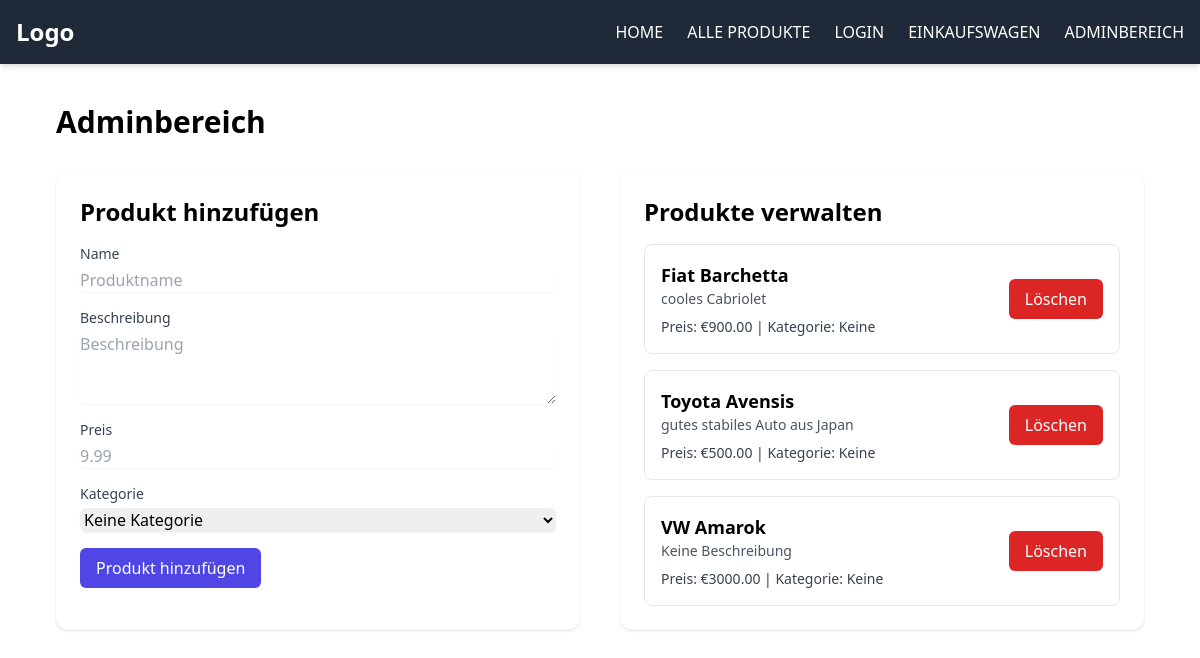
The page /admin on the database its author committed.
### tables this page shows
CREATE TABLE products (
            id INTEGER PRIMARY KEY AUTOINCREMENT,
            name TEXT NOT NULL,
            description TEXT,
            price REAL NOT NULL,
            category_id INTEGER,
            FOREIGN KEY (category_id) REFERENCES categories (id));

### controller/views.py (the view, shortened to what this page needs)
@views.route('/admin', methods=['GET', 'POST'])
def admin():
    db = DatabaseManager(DB_NAME)
    try:
        products = db.get_all_products()
        categories = db.get_all_categories()
    finally:
        db.close()
    return render_template('admin.html', products=products, categories=categories)

### model/database.py (called while the page is built)
    def close(self):
        self.conn.close()
        self.conn = None

    def get_all_products(self):
        cursor = self.conn.cursor()
        cursor.execute("SELECT * FROM products")
        rows = cursor.fetchall()
        return [Product(row['id'], row['name'], row['description'],
                        row['price'], row['category_id']) for row in rows]

    def get_all_categories(self):
        cursor = self.conn.cursor()
        cursor.execute("SELECT * FROM categories")
        rows = cursor.fetchall()
        return [Category(row['id'], row['name'], row['description']) for row in rows]

### templates/admin.html (shortened to what this page needs)
{% extends 'base.html' %} {% block title %}Adminbereich{% endblock %} {% block
content %}
<div class="max-w-6xl mx-auto py-10 px-4 sm:px-6 lg:px-8">
  <h1 class="text-3xl font-bold mb-8">Adminbereich</h1>
  <div class="grid gap-10 lg:grid-cols-2">
    <section class="bg-white rounded-xl shadow p-6">
      <h2 class="text-2xl font-semibold mb-4">Produkt hinzufügen</h2>
      <form method="post" class="space-y-4">
        <div>
          <label class="block text-sm font-medium text-gray-700">Name</label>
          <input
            type="text"
            name="name"
            class="mt-1 block w-full rounded-md border-gray-300 shadow-sm focus:border-indigo-500 focus:ring-indigo-500"
            placeholder="Produktname"
            required
          />
        </div>
        <div>
          <label class="block text-sm font-medium text-gray-700"
            >Beschreibung</label
          >
          <textarea
            name="description"
            rows="3"
            class="mt-1 block w-full rounded-md border-gray-300 shadow-sm focus:border-indigo-500 focus:ring-indigo-500"
            placeholder="Beschreibung"
          ></textarea>
        </div>
        <div>
          <label class="block text-sm font-medium text-gray-700">Preis</label>
          <input
            type="text"
            name="price"
            class="mt-1 block w-full rounded-md border-gray-300 shadow-sm focus:border-indigo-500 focus:ring-indigo-500"
            placeholder="9.99"
            required
          />
        </div>
        <div>
          <label class="block text-sm font-medium text-gray-700"
            >Kategorie</label
          >
          <select
            name="category_id"
            class="mt-1 block w-full rounded-md border-gray-300 shadow-sm focus:border-indigo-500 focus:ring-indigo-500"
          >
            <option value="">Keine Kategorie</option>
          </select>
        </div>
        <button
          type="submit"
          class="inline-flex items-center justify-center rounded-md bg-indigo-600 px-4 py-2 text-white hover:bg-indigo-700"
        >
          Produkt hinzufügen
        </button>
      </form>
    </section>
    <section class="bg-white rounded-xl shadow p-6">
      <div class="flex items-center justify-between mb-4">
        <h2 class="text-2xl font-semibold">Produkte verwalten</h2>
      </div>
      {% if products and products|length > 0 %}
      <div class="space-y-4">
        {% for product in products %}
        <div
          class="rounded-lg border border-gray-200 p-4 sm:flex sm:justify-between sm:items-center"
        >
          <div>
            <h3 class="text-lg font-semibold">{{ product.name }}</h3>
            <p class="text-sm text-gray-600">
              {{ product.description or 'Keine Beschreibung' }}
            </p>
            <p class="text-sm text-gray-700 mt-2">
              Preis: €{{ '%.2f' | format(product.price) }} | Kategorie: {{
              product.category_id or 'Keine' }}
            </p>
          </div>
          <form method="post" class="mt-4 sm:mt-0">
            <button
              type="submit"
              class="inline-flex items-center rounded-md bg-red-600 px-4 py-2 text-white hover:bg-red-700"
            >
              Löschen
            </button>
          </form>
        </div>
        {% endfor %}
      </div>
      {% else %}
      <p class="text-gray-600">Es sind noch keine Produkte vorhanden.</p>
      {% endif %}
    </section>
  </div>
</div>
{% endblock %}

### templates/base.html (shortened to what this page needs)
<!doctype html>
<html>
  <head>
    <script src="https://cdn.tailwindcss.com"></script>
    <link
      rel="stylesheet"
      href="https://cdnjs.cloudflare.com/ajax/libs/font-awesome/6.4.0/css/all.min.css"
    />
  </head>
  <body class="bg-white">
    <nav class="bg-gray-800 text-white shadow-md">
      <div class="max-w-7xl mx-auto px-4 py-4">
        <div class="flex justify-between items-center">
          <div class="text-2xl font-bold">Logo</div>
          <div class="hidden md:flex space-x-6">
            <a href="/" class="hover:text-gray-300 transition">HOME</a>
            {% if user is defined and user is not none and user.is_authenticated
            %}
            <a href="/product-list" class="hover:text-gray-300 transition"
              >ALLE PRODUKTE</a
            >
            <a href="/cart" class="hover:text-gray-300 transition"
              >EINKAUFSWAGEN</a
            >
            <a href="/logout" class="hover:text-gray-300 transition">Logout</a>
            {% else %}
            <a href="/product-list" class="hover:text-gray-300 transition"
              >ALLE PRODUKTE</a
            >
            <a href="/login" class="hover:text-gray-300 transition">LOGIN</a>
            <a href="/cart" class="hover:text-gray-300 transition"
              >EINKAUFSWAGEN</a
            >
            <a href="/admin" class="hover:text-gray-300 transition"
              >ADMINBEREICH</a
            >
            {% endif %}
          </div>
        </div>
      </div>
    </nav>
    <div class="min-h-screen">{% block content %} {% endblock %}</div>
  </body>
</html>

### rows shown on the page
products: name "Fiat Barchetta", description "cooles Cabriolet", price "900.00", category_id "Keine"
products: name "Toyota Avensis", description "gutes stabiles Auto aus Japan", price "500.00", category_id "Keine"
products: name "VW Amarok", description "Keine Beschreibung", price "3000.00", category_id "Keine"
